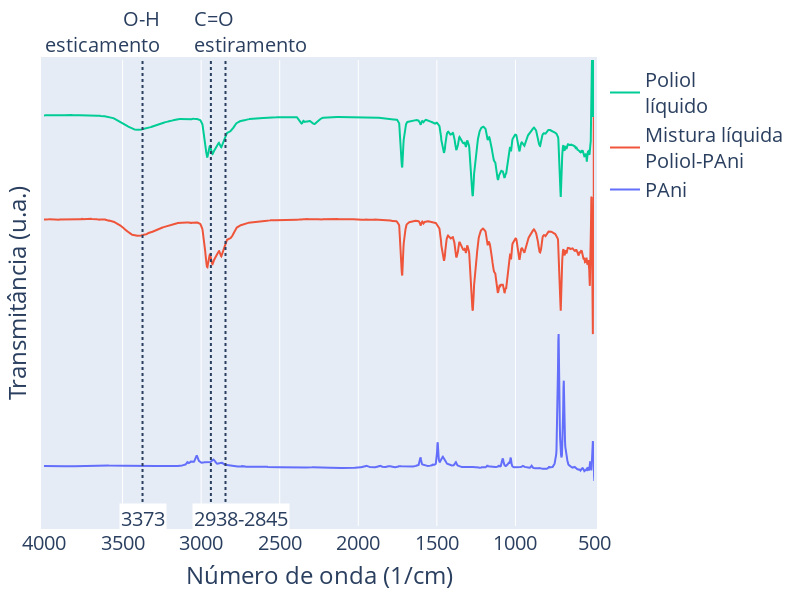

Notebook code cell kept with this figure:
### Code cell
fig = go.Figure()
for k,(key, frame) in enumerate([
    ('PAni-ATR-Absor-11-s4.csv',frames['PAni-ATR-Absor-11-s4.csv']),
    ('Poliol-PAni_quente.csv',frames['Poliol-PAni_quente.csv']),
    ('Poliol.csv',frames['Poliol.csv'])
]):
    df = frame
    fig.add_trace(
        go.Scatter(
            x = df['Wavenumber'],
            y = df['%Transmitance'].apply(lambda x: x+k)/2,
            name = names[key],
            visible = True
        )
    )
fig.update_layout(
    xaxis_range = [4000, 500],
    yaxis_range = [-0.2, 1.5],
    xaxis_title_text = 'Número de onda (1/cm)',
    yaxis_title_text = 'Transmitância (u.a.)',
    yaxis = dict(
        tickvals = [],
        zeroline = False
    ),
    font_size = 20,
    legend = {'traceorder': 'reversed'},
    width = 800,
    height = 600,
    margin = {
        't': 60,
        'b': 40,
        'r': 40,
        'l': 40,
        'pad': 3,
    }
)
fig.add_vline(x = 2938, line_dash = 'dot')
fig.add_annotation(
    yref = 'paper',
    x = 2938,
    xshift = 40,
    y = 1,
    yanchor = 'bottom',
    align = 'left',
    text = 'C=O<br>estiramento',
    showarrow = False,
)
fig.add_vline(x = 2845, line_dash = 'dot')
fig.add_annotation(
    yref = 'paper',
    xshift = 30,
    x = 2938,
    y = 0.05,
    bgcolor = 'white',
    yanchor = 'top',
    text = '2938-2845',
    showarrow = False,
)
fig.add_vline(x = 3373, line_dash = 'dot')
fig.add_annotation(
    yref = 'paper',
    x = 3373,
    xshift = -40,
    y = 1,
    align = 'right',
    yanchor = 'bottom',
    text = 'O-H<br>esticamento',
    showarrow = False,
)
fig.add_annotation(
    yref = 'paper',
    x = 3373,
    y = 0.05,
    bgcolor = 'white',
    yanchor = 'top',
    text = '3373',
    showarrow = False,
)
fig

### Figure 1 — Plotly figure (JSON) as saved in the notebook; plotly's stock layout.template omitted (floating-point values rounded to 4 significant figures; data arrays with more than 128 entries replaced by an {"elided": "..."} marker saying what was removed)
{"data": [{"name": "PAni", "type": "scatter", "visible": true, "x": {"elided": "1868 float values"}, "y": {"elided": "1868 float values"}}, {"name": "Mistura líquida<br>Poliol-PAni", "type": "scatter", "visible": true, "x": {"elided": "1868 float values"}, "y": {"elided": "1868 float values"}}, {"name": "Poliol<br>líquido", "type": "scatter", "visible": true, "x": {"elided": "1868 float values"}, "y": {"elided": "1868 float values"}}], "layout": {"annotations": [{"align": "left", "showarrow": false, "text": "C=O<br>estiramento", "x": 2938, "xshift": 40, "y": 1, "yanchor": "bottom", "yref": "paper"}, {"bgcolor": "white", "showarrow": false, "text": "2938-2845", "x": 2938, "xshift": 30, "y": 0.05, "yanchor": "top", "yref": "paper"}, {"align": "right", "showarrow": false, "text": "O-H<br>esticamento", "x": 3373, "xshift": -40, "y": 1, "yanchor": "bottom", "yref": "paper"}, {"bgcolor": "white", "showarrow": false, "text": "3373", "x": 3373, "y": 0.05, "yanchor": "top", "yref": "paper"}], "font": {"size": 20}, "height": 600, "legend": {"traceorder": "reversed"}, "margin": {"b": 40, "l": 40, "pad": 3, "r": 40, "t": 60}, "shapes": [{"line": {"dash": "dot"}, "type": "line", "x0": 2938, "x1": 2938, "xref": "x", "y0": 0, "y1": 1, "yref": "y domain"}, {"line": {"dash": "dot"}, "type": "line", "x0": 2845, "x1": 2845, "xref": "x", "y0": 0, "y1": 1, "yref": "y domain"}, {"line": {"dash": "dot"}, "type": "line", "x0": 3373, "x1": 3373, "xref": "x", "y0": 0, "y1": 1, "yref": "y domain"}], "width": 800, "xaxis": {"range": [4000, 500], "title": {"text": "Número de onda (1/cm)"}}, "yaxis": {"range": [-0.2, 1.5], "tickvals": [], "title": {"text": "Transmitância (u.a.)"}, "zeroline": false}}}
